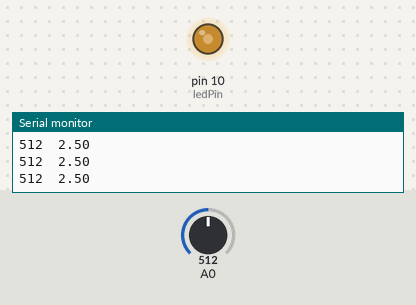
Recording of a sketch running on a simulated Arduino Uno, built with avr-gcc and run on an emulated ATmega328P. Parts: output pins drawn as LEDs (lit = HIGH), the last lines printed to the serial monitor. The inputs (shaded band) are chosen by the test bench; at power-on: A0 = 512.

Above: at 1.2 s.
1.3 s: A0 set to 716
At 2.4 s:
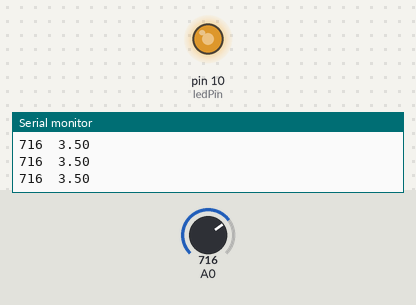
2.8 s: A0 set to 983
At 3.4 s:
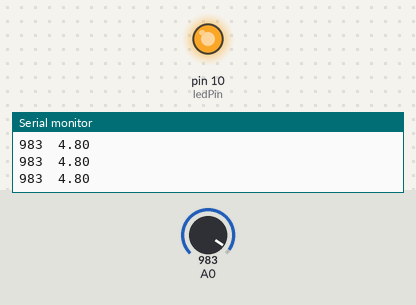
4.3 s: A0 set to 1013
At 5.7 s:
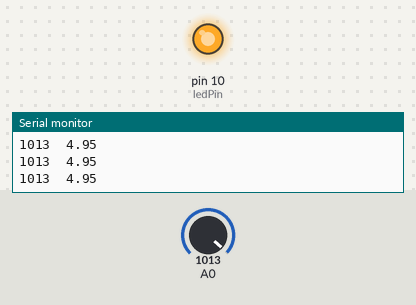
7.3 s: A0 set to 122
At 8.3 s:
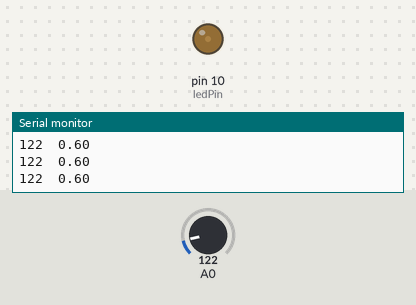
8.8 s: A0 set to 107
At 9.3 s:
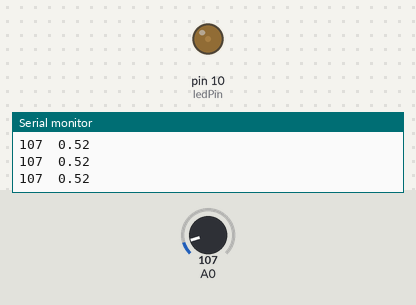
10.3 s: A0 set to 93
At 11.5 s:
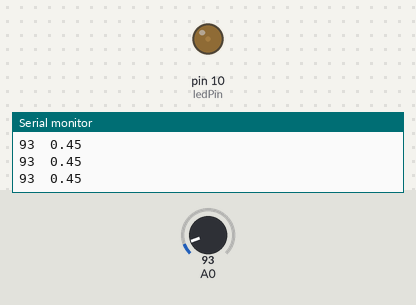
Timing chart, 0 to 12.8 s (numbered marks = the images above; inputs shaded):
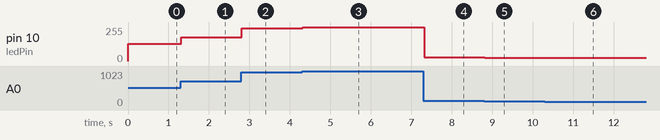

Measured:
- after the input at 1.3 s, pin 10 (ledPin): 128/255 → 179/255 at once
- after the input at 2.8 s, pin 10 (ledPin): 179/255 → 245/255 at once
- after the input at 4.3 s, pin 10 (ledPin): 245/255 → 253/255 at once
- after the input at 7.3 s, pin 10 (ledPin): 253/255 → 30/255 at once
- after the input at 8.8 s, pin 10 (ledPin): 30/255 → 26/255 at once
- after the input at 10.3 s, pin 10 (ledPin): 26/255 → 23/255 at once

The sketch:

Analog_Input.ino
```cpp
/* ANALOG INPUT: It is used to vary the OUTPUT
 * Our INPUT is a potentiometer and an LED as an OUTPUT
 * The bit range of the potentiometer is 0-1023
 * The bit range of an LED is 0-255
 * Since the range for the potentiometer is much bigger than the LED, we need to lower it by division to match the scale
 * To have it to the closest range, we divide the value on the potentiometer by 4 (potentiometer / 4)
 */


int ledPin = 10; //the PWM pin the LED is attached to

void setup() {
  // put your setup code here, to run once:
Serial.begin(9600);
pinMode(ledPin,OUTPUT);
}

void loop() {
  // put your main code here, to run repeatedly:
int sensorValue = analogRead(A0);
Serial.print(sensorValue);
Serial.print("\t");
delay(1);

float voltage = sensorValue * (5.0 / 1023.0);
Serial.println(voltage);
delay(1);
analogWrite(ledPin, sensorValue/4);


}
```
